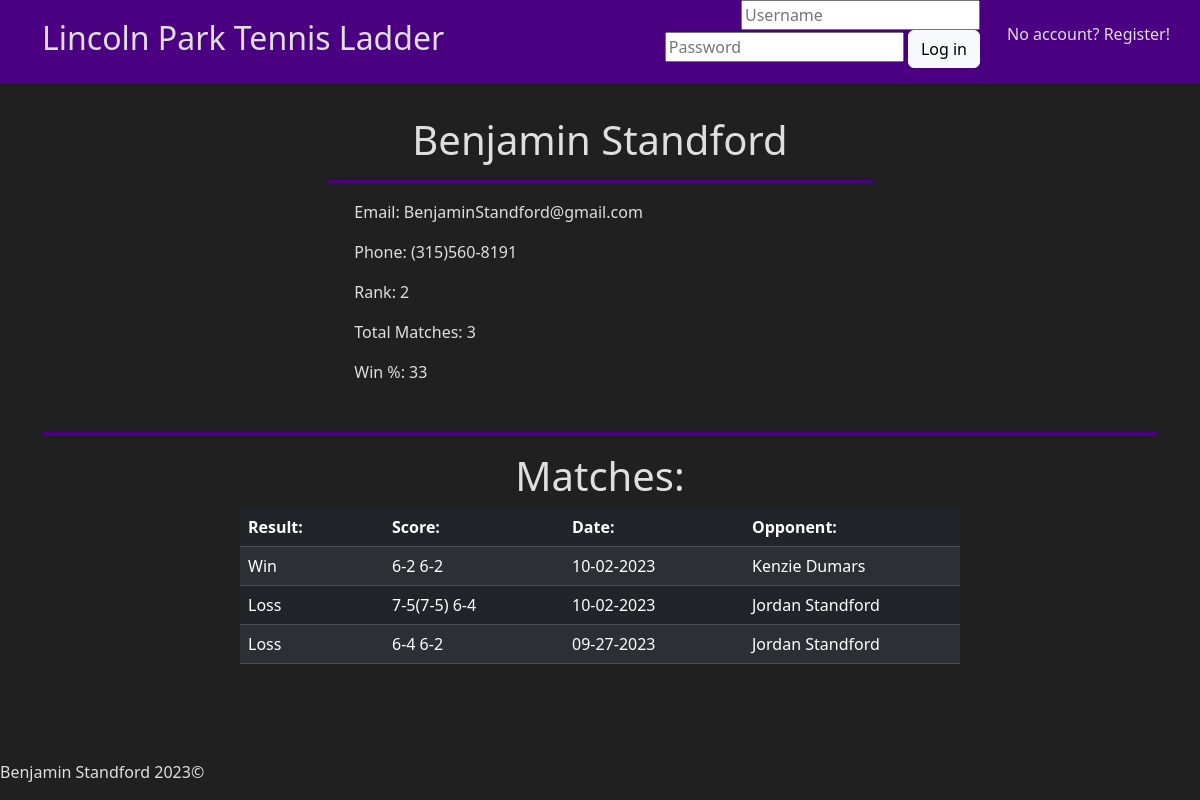
Page /profile?id=1 on the committed database.
### app/helpers.py (models this page shows, shortened)
class User(db.Model):
    id = db.Column(db.Integer(), primary_key=True)
    first= db.Column(db.String(255), nullable=False)
    last = db.Column(db.String(255), nullable=False)
    username = db.Column(db.String(255), unique=True, nullable=False)
    password = db.Column(db.LargeBinary, nullable=False)
    salt = db.Column(db.LargeBinary, nullable=False)
    email = db.Column(db.String(255), unique=True, nullable=False)
    phone = db.Column(db.String(255))
    rank = db.Column(db.Integer(), default=0)
    date_joined = db.Column(db.DateTime, default=datetime.utcnow)
    matches = db.relationship("Match", secondary=user_match, backref="players")
    temp_matches = db.relationship("Temp_match", secondary=user_temp, backref="players")
    matches_won = db.relationship("Match", backref="winner", foreign_keys="Match.winner_id", lazy=True)
    matches_lost = db.relationship("Match", backref="loser", foreign_keys="Match.loser_id", lazy=True)
    temp_matches_won = db.relationship("Temp_match", backref="winner", foreign_keys="Temp_match.winner_id", lazy=True)
    temp_matches_lost = db.relationship("Temp_match", backref="loser", foreign_keys="Temp_match.loser_id", lazy=True)
    msg_sent = db.relationship("Chat", backref="sender", foreign_keys="Chat.sender_id", lazy=True)
    msg_received = db.relationship("Chat", backref="recipient", foreign_keys="Chat.recipient_id", lazy=True)

class Match(db.Model):
    id = db.Column(db.Integer, primary_key=True)
    score = db.Column(db.String(50))
    winner_id = db.Column(db.Integer, db.ForeignKey("user.id"))
    loser_id = db.Column(db.Integer, db.ForeignKey("user.id"))
    date_played = db.Column(db.DateTime, default=datetime.utcnow)

### app/routes.py (the view)
@app.route("/profile")
def profile():
        id = request.args.get('id')
        profile, stats = h.get_profile(id)
        if "USER" in session:
            try:
                messages = h.get_private_messages(profile.id, session["USER"])
                return render_template("profile.html", profile=profile, stats=stats, messages=messages)
            except KeyError:
                print("Exception caught! KeyError")
                return render_template("profile.html", profile=profile, stats=stats)
        else:
            return render_template("profile.html", profile=profile, stats=stats)

### app/helpers.py (called while the page is built)
def get_profile(id):
    profile = User.query.filter_by(id=id).first()
    stats = []
    if profile.matches:
        for match in profile.matches:
            remove_timestamp(match)
        stats.append(len(profile.matches))
        stats.append(int(len(profile.matches_won) / len(profile.matches) * 100))
    else:
        stats.append("No matches played yet")
        stats.append("N/A")
    return profile, stats

def remove_timestamp(match):
    match.date = match.date_played.strftime(c.TIMESTAMP_DATE_ONLY)
    return match

### app/templates/profile.html (shortened to what this page needs)
{% extends "layout.html" %}
{% block main %}
    <div class="container">
        <div class="p-3"></div>
        <div class="row justify-content-center">
            {% if "USER" in session %}
                {% if profile.id != session["USER"] %}
                    <div class="col-12 col-lg-6">
                        <h1 class="text-center">{{ profile.first }} {{ profile.last }}</h1>
                        <hr class="border-4 opacity-100">
                        <div style="padding-left: 5%">
                            <p>Email: {{ profile.email }}</p>
                            <p>Phone: {{ profile.phone }}</p>
                            <p>Rank: {{ profile.rank }}</p>
                            <p>Total Matches: {{ stats[0] }}</p>
                            <p>Win %: {{ stats[1] }}</p>
                        </div>
                    </div>
                {% else %}
                    <div class="col-12 col-lg-6">
                        <h1 class="text-center">{{ profile.first }} {{ profile.last }}</h1>
                        <hr class="border-4 opacity-100">
                        <div style="padding-left: 5%">
                            <p>Email: {{ profile.email }}</p>
                            <p>Phone: {{ profile.phone }}</p>
                            <p>Rank: {{ profile.rank }}</p>
                            <p>Total Matches: {{ stats[0] }}</p>
                            <p>Win %: {{ stats[1] }}</p>
                        </div>
                        <div class="row justify-content-center">
                            <div class="col-auto">
                                <div><a href="/input"><button class="btn btn-secondary" type="button">Input Match Results</button></a></div>
                            </div>
                            <div class="col-auto">
                                <div><a href="/confirm"><button class="btn btn-secondary" type="button">Confirm Match Results</button></a></div>
                            </div>
                        </div>
                    </div>
                {% endif %}
            {% else %}
                <div class="col-12 col-lg-6">
                    <h1 class="text-center">{{ profile.first }} {{ profile.last }}</h1>
                    <hr class="border-4 opacity-100">
                    <div style="padding-left: 5%">
                        <p>Email: {{ profile.email }}</p>
                        <p>Phone: {{ profile.phone }}</p>
                        <p>Rank: {{ profile.rank }}</p>
                        <p>Total Matches: {{ stats[0] }}</p>
                        <p>Win %: {{ stats[1] }}</p>
                    </div>
            {% endif %}
        </div>
        <div class="row justify-content-center">
            <div class="p-3"></div>
            <hr class="border-4 opacity-100">
            <div class="col-12 col-md-8 text-center">
                <h1>Matches:</h1>
                <table class="table table-dark table-striped table-hover">
                    <thead>
                        <tr>
                            <th style="width: 20%">Result:</th>
                            <th style="width: 25%">Score:</th>
                            <th style="width: 25%">Date:</th>
                            <th style="width: 30%">Opponent:</th>
                        </tr>
                    </thead>
                    <tbody>
                        {% for match in profile.matches|sort(attribute='id', reverse=True)|sort(attribute='date_played', reverse=True) %}
                            <tr>
                                <td>
                                    {% if match.winner_id == profile.id %}
                                        Win
                                    {% else %}
                                        Loss
                                    {% endif %}
                                </td>
                                <td>{{ match.score }}</td>
                                <td>{{ match.date }}</td>
                                {% if match.winner_id == profile.id %}
                                <td><a href="/profile?id={{ match.loser_id }}">
                                    {% if match.loser.first %}
                                        {{ match.loser.first }} {{ match.loser.last }}
                                    {% else %}
                                        [Account Deleted]
                                    {% endif %}</a></td>
                                {% else %}
                                <td><a href="/profile?id={{ match.winner_id }}">
                                    {% if match.winner.first %}
                                        {{ match.winner.first }} {{ match.winner.last }}
                                    {% else %}
                                        [Account Deleted]
                                    {% endif %}</a></td>
                                {% endif %}
                            </tr>
                        {% endfor %}
                    </tbody>
                </table>
            </div>
        </div>
    </div>
{% endblock %}

### app/static/styles.css (style rules this page uses)
body { background-color: #202020; color: #dfdfdf; }
a { color: inherit; text-decoration: none; }
hr { color:indigo; }

### rows in the picture
User: first "Benjamin", last "Standford", email "BenjaminStandford@gmail.com", phone "(315)560-8191", rank "2"
Match: shows "Win", score "6-2 6-2", date "10-02-2023", loser.first "Kenzie", loser.last "Dumars"
Match: shows "Loss", score "7-5(7-5) 6-4", date "10-02-2023", winner.first "Jordan", winner.last "Standford"
Match: shows "Loss", score "6-4 6-2", date "09-27-2023", winner.first "Jordan", winner.last "Standford"

### other values in the picture
{{ stats[0] }} "3"
{{ stats[1] }} "33"
